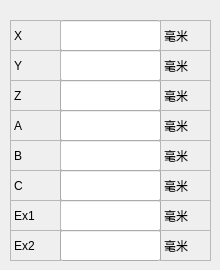
      <widget class="QWidget" name="page_11">
       <widget class="QLabel" name="label_76">
        <property name="geometry">
         <rect>
          <x>10</x>
          <y>80</y>
          <width>51</width>
          <height>31</height>
         </rect>
        </property>
        <property name="frameShape">
         <enum>QFrame::StyledPanel</enum>
        </property>
        <property name="text">
         <string>Z</string>
        </property>
       </widget>
       <widget class="QLabel" name="label_77">
        <property name="geometry">
         <rect>
          <x>160</x>
          <y>200</y>
          <width>51</width>
          <height>31</height>
         </rect>
        </property>
        <property name="frameShape">
         <enum>QFrame::StyledPanel</enum>
        </property>
        <property name="text">
         <string>毫米</string>
        </property>
       </widget>
       <widget class="QLineEdit" name="lineEdit_18">
        <property name="geometry">
         <rect>
          <x>60</x>
          <y>200</y>
          <width>101</width>
          <height>31</height>
         </rect>
        </property>
       </widget>
       <widget class="QLabel" name="label_78">
        <property name="geometry">
         <rect>
          <x>160</x>
          <y>170</y>
          <width>51</width>
          <height>31</height>
         </rect>
        </property>
        <property name="frameShape">
         <enum>QFrame::StyledPanel</enum>
        </property>
        <property name="text">
         <string>毫米</string>
        </property>
       </widget>
       <widget class="QLabel" name="label_79">
        <property name="geometry">
         <rect>
          <x>10</x>
          <y>230</y>
          <width>51</width>
          <height>31</height>
         </rect>
        </property>
        <property name="frameShape">
         <enum>QFrame::StyledPanel</enum>
        </property>
        <property name="text">
         <string>Ex2</string>
        </property>
       </widget>
       <widget class="QLabel" name="label_80">
        <property name="geometry">
         <rect>
          <x>10</x>
          <y>110</y>
          <width>51</width>
          <height>31</height>
         </rect>
        </property>
        <property name="frameShape">
         <enum>QFrame::StyledPanel</enum>
        </property>
        <property name="text">
         <string>A</string>
        </property>
       </widget>
       <widget class="QLineEdit" name="lineEdit_19">
        <property name="geometry">
         <rect>
          <x>60</x>
          <y>20</y>
          <width>101</width>
          <height>31</height>
         </rect>
        </property>
       </widget>
       <widget class="QLabel" name="label_81">
        <property name="geometry">
         <rect>
          <x>160</x>
          <y>50</y>
          <width>51</width>
          <height>31</height>
         </rect>
        </property>
        <property name="frameShape">
         <enum>QFrame::StyledPanel</enum>
        </property>
        <property name="text">
         <string>毫米</string>
        </property>
       </widget>
       <widget class="QLabel" name="label_82">
        <property name="geometry">
         <rect>
          <x>160</x>
          <y>110</y>
          <width>51</width>
          <height>31</height>
         </rect>
        </property>
        <property name="frameShape">
         <enum>QFrame::StyledPanel</enum>
        </property>
        <property name="text">
         <string>毫米</string>
        </property>
       </widget>
       <widget class="QLabel" name="label_83">
        <property name="geometry">
         <rect>
          <x>160</x>
          <y>80</y>
          <width>51</width>
          <height>31</height>
         </rect>
        </property>
        <property name="frameShape">
         <enum>QFrame::StyledPanel</enum>
        </property>
        <property name="text">
         <string>毫米</string>
        </property>
       </widget>
       <widget class="QLabel" name="label_84">
        <property name="geometry">
         <rect>
          <x>160</x>
          <y>230</y>
          <width>51</width>
          <height>31</height>
         </rect>
        </property>
        <property name="frameShape">
         <enum>QFrame::StyledPanel</enum>
        </property>
        <property name="text">
         <string>毫米</string>
        </property>
       </widget>
       <widget class="QLineEdit" name="lineEdit_20">
        <property name="geometry">
         <rect>
          <x>60</x>
          <y>50</y>
          <width>101</width>
          <height>31</height>
         </rect>
        </property>
       </widget>
       <widget class="QLabel" name="label_85">
        <property name="geometry">
         <rect>
          <x>160</x>
          <y>20</y>
          <width>51</width>
          <height>31</height>
         </rect>
        </property>
        <property name="frameShape">
         <enum>QFrame::StyledPanel</enum>
        </property>
        <property name="text">
         <string>毫米</string>
        </property>
       </widget>
       <widget class="QLabel" name="label_86">
        <property name="geometry">
         <rect>
          <x>10</x>
          <y>20</y>
          <width>51</width>
          <height>31</height>
         </rect>
        </property>
        <property name="frameShape">
         <enum>QFrame::StyledPanel</enum>
        </property>
        <property name="text">
         <string>X</string>
        </property>
       </widget>
       <widget class="QLineEdit" name="lineEdit_21">
        <property name="geometry">
         <rect>
          <x>60</x>
          <y>110</y>
          <width>101</width>
          <height>31</height>
         </rect>
        </property>
       </widget>
       <widget class="QLabel" name="label_87">
        <property name="geometry">
         <rect>
          <x>10</x>
          <y>50</y>
          <width>51</width>
          <height>31</height>
         </rect>
        </property>
        <property name="frameShape">
         <enum>QFrame::StyledPanel</enum>
        </property>
        <property name="text">
         <string>Y</string>
        </property>
       </widget>
       <widget class="QLabel" name="label_88">
        <property name="geometry">
         <rect>
          <x>10</x>
          <y>170</y>
          <width>51</width>
          <height>31</height>
         </rect>
        </property>
        <property name="frameShape">
         <enum>QFrame::StyledPanel</enum>
        </property>
        <property name="text">
         <string>C</string>
        </property>
       </widget>
       <widget class="QLineEdit" name="lineEdit_22">
        <property name="geometry">
         <rect>
          <x>60</x>
          <y>170</y>
          <width>101</width>
          <height>31</height>
         </rect>
        </property>
       </widget>
       <widget class="QLineEdit" name="lineEdit_23">
        <property name="geometry">
         <rect>
          <x>60</x>
          <y>80</y>
          <width>101</width>
          <height>31</height>
         </rect>
        </property>
       </widget>
       <widget class="QLineEdit" name="lineEdit_24">
        <property name="geometry">
         <rect>
          <x>60</x>
          <y>230</y>
          <width>101</width>
          <height>31</height>
         </rect>
        </property>
       </widget>
       <widget class="QLineEdit" name="lineEdit_25">
        <property name="geometry">
         <rect>
          <x>60</x>
          <y>140</y>
          <width>101</width>
          <height>31</height>
         </rect>
        </property>
       </widget>
       <widget class="QLabel" name="label_89">
        <property name="geometry">
         <rect>
          <x>10</x>
          <y>200</y>
          <width>51</width>
          <height>31</height>
         </rect>
        </property>
        <property name="frameShape">
         <enum>QFrame::StyledPanel</enum>
        </property>
        <property name="text">
         <string>Ex1</string>
        </property>
       </widget>
       <widget class="QLabel" name="label_90">
        <property name="geometry">
         <rect>
          <x>10</x>
          <y>140</y>
          <width>51</width>
          <height>31</height>
         </rect>
        </property>
        <property name="frameShape">
         <enum>QFrame::StyledPanel</enum>
        </property>
        <property name="text">
         <string>B</string>
        </property>
       </widget>
       <widget class="QLabel" name="label_91">
        <property name="geometry">
         <rect>
          <x>160</x>
          <y>140</y>
          <width>51</width>
          <height>31</height>
         </rect>
        </property>
        <property name="frameShape">
         <enum>QFrame::StyledPanel</enum>
        </property>
        <property name="text">
         <string>毫米</string>
        </property>
       </widget>
      </widget>
